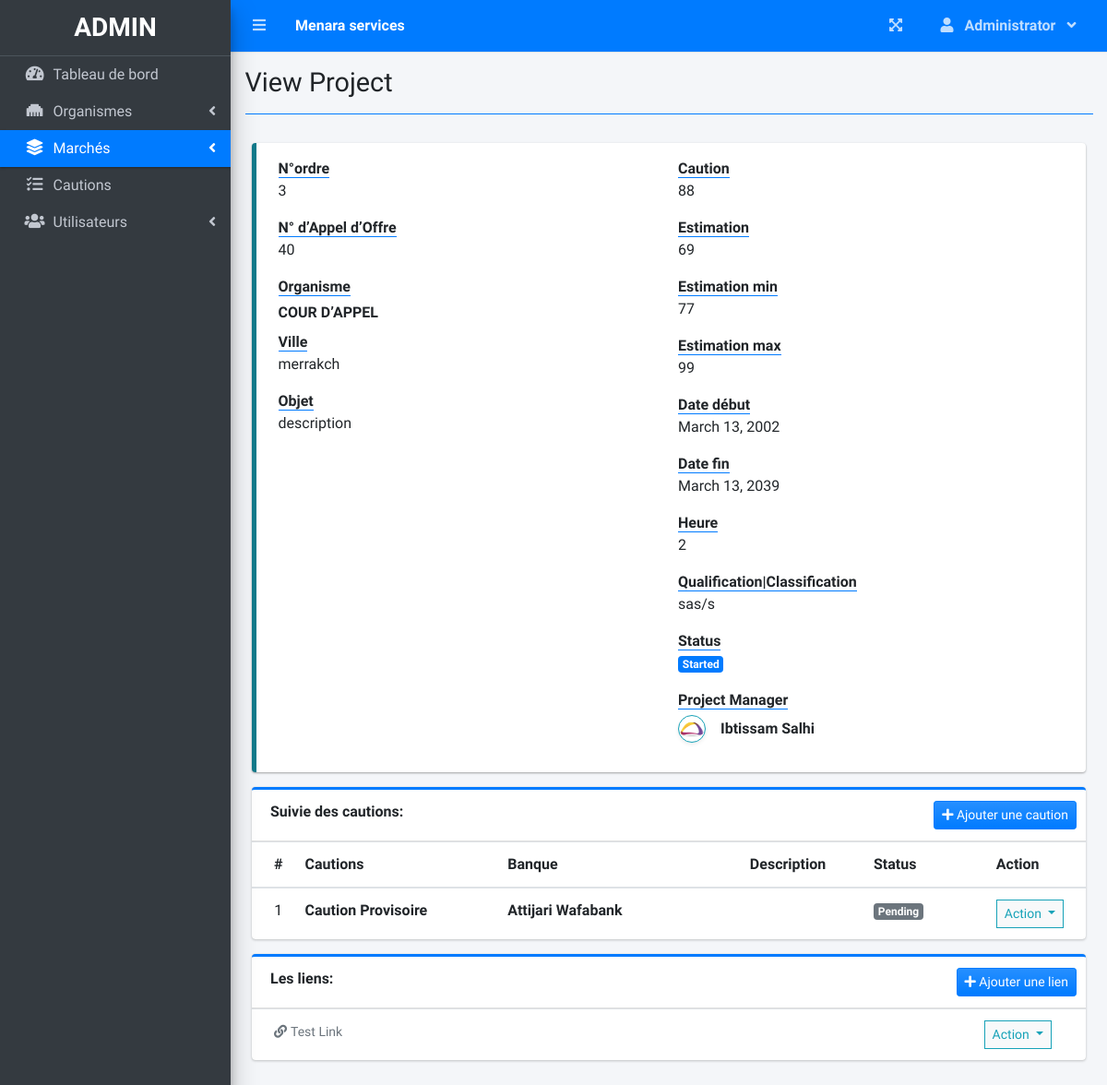
The page /index.php?page=view_project&id=13 (signed in) on the database as committed earlier.
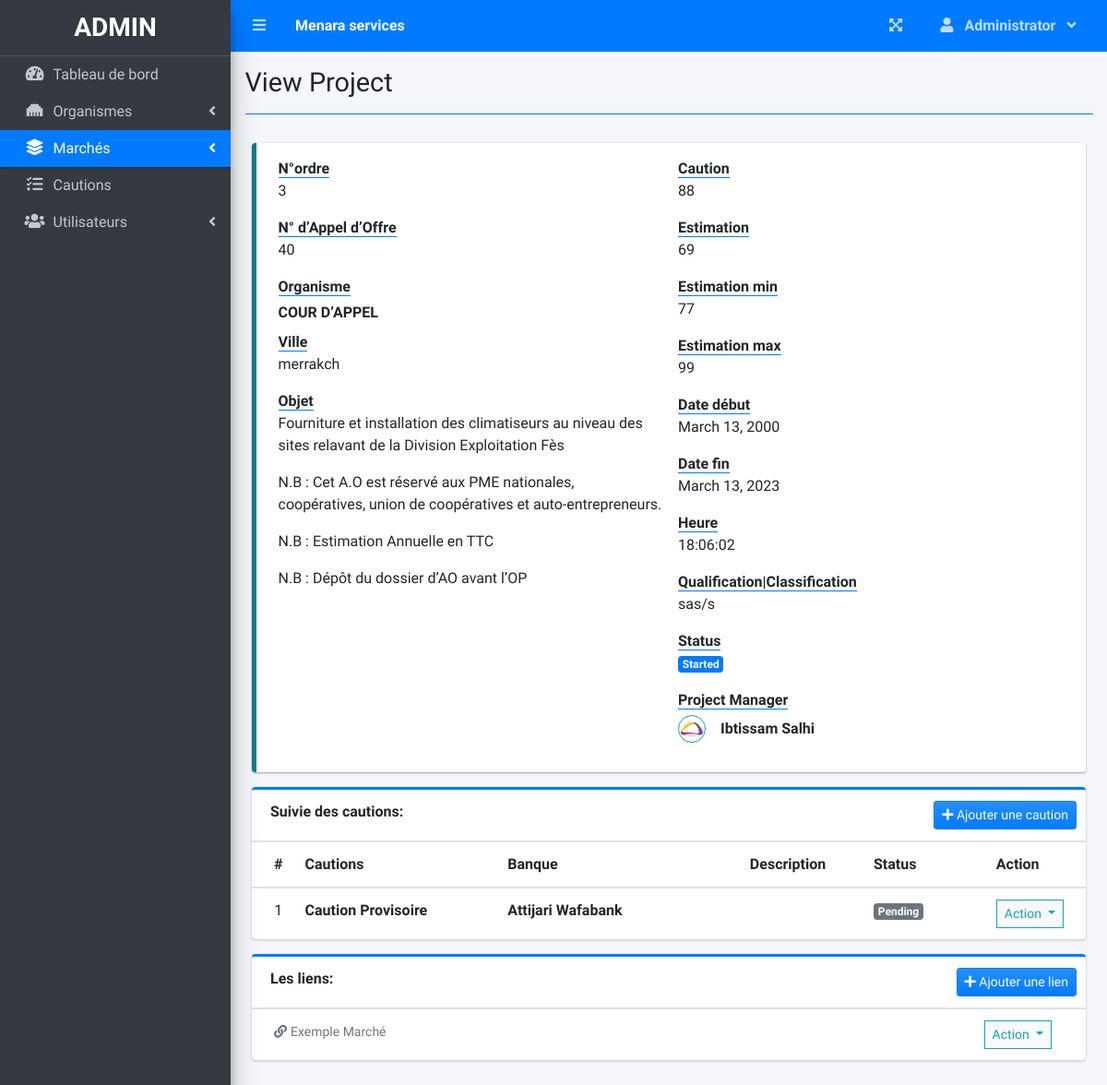
The same page on the database as committed later.
### tables this page shows
CREATE TABLE `task_list` (
  `id` int(30) NOT NULL,
  `project_id` int(30) NOT NULL,
  `task` varchar(200) NOT NULL,
  `description` text NOT NULL,
  `status` tinyint(4) NOT NULL,
  `date_created` datetime NOT NULL DEFAULT current_timestamp(),
  `bq_name` varchar(30) NOT NULL,
  `agence` varchar(30) NOT NULL,
  `mntn` float NOT NULL
);

CREATE TABLE `docs` (
  `id` int(11) NOT NULL,
  `project_id` int(11) NOT NULL,
  `nom` varchar(50) NOT NULL,
  `link` varchar(255) NOT NULL
);

### view_project.php (the view, shortened to what the changed rows need)
<?php
include 'db_connect.php';
$stat = array("Pending","Started","On-Progress","On-Hold","Over Due","Done");
$qry = $conn->query("SELECT * FROM project_list where id = ".$_GET['id'])->fetch_array();
$cprog = $conn->query("SELECT * FROM task_list where project_id = {$id} and status = 3")->num_rows;
$prod = $conn->query("SELECT * FROM user_productivity where project_id = {$id}")->num_rows;
if($status == 0 && strtotime(date('d/m/Y')) >= strtotime($start_date)):
if($prod  > 0  || $cprog > 0)
  $status = 2;
else
  $status = 1;
elseif($status == 0 && strtotime(date('d/m/Y')) > strtotime($end_date)):
$status = 4;
endif;
$manager = $conn->query("SELECT *,concat(firstname,' ',lastname) as name FROM users where id = $manager_id");
$manager = $manager->num_rows > 0 ? $manager->fetch_array() : array();
$org = $conn->query("SELECT *,name FROM org where id = $org_id");
$org = $org->num_rows > 0 ? $org->fetch_array() : array();
?>
<div class="col-lg-12">
	<div class="row">
		<div class="col-md-12">
			<div class="callout callout-info">
				<div class="col-md-12">
					<div class="row">
						<div class="col-sm-6">
							<dl>
								<dt><b class="border-bottom border-primary">N°ordre</b></dt>
								<dd><?php echo $num_ordr ?></dd>
							</dl>
							<dl>
								<dt><b class="border-bottom border-primary">N° d’Appel d’Offre</b></dt>
								<dd><?php echo $num_offr ?></dd>
							</dl>
							<dl>
								<dt><b class="border-bottom border-primary">Organisme</b></dt>
								<dd>
									<?php if(isset($org['id'])) : ?>
									<div class="d-flex align-items-center mt-1">
										<b><?php echo ucwords(html_entity_decode($org['name'])) ?></b>
									</div>
									<?php else: ?>
										<small><i>Organism Deleted from Database</i></small>
									<?php endif; ?>
								</dd>
								<dl>
								<dt><b class="border-bottom border-primary">Ville</b></dt>
								<dd><?php echo $ville ?></dd>
								</dl>
								<dt><b class="border-bottom border-primary">Objet</b></dt>
								<dd><?php echo html_entity_decode($description) ?></dd>
							</dl>
						</div>
						<div class="col-md-6">
							<dl>
								<dt><b class="border-bottom border-primary">Caution</b></dt>
								<dd><?php echo $ctn ?></dd>
							</dl>
							<dl>
								<dt><b class="border-bottom border-primary">Estimation</b></dt>
								<dd><?php echo $est ?></dd>
							</dl>
							<dl>
								<dt><b class="border-bottom border-primary">Estimation min</b></dt>
								<dd><?php echo $est_min ?></dd>
							</dl>
							<dl>
								<dt><b class="border-bottom border-primary">Estimation max</b></dt>
								<dd><?php echo $est_max ?></dd>
							</dl>
							<dl>
								<dt><b class="border-bottom border-primary">Date début</b></dt>
								<dd><?php echo date("F d, Y",strtotime($start_date)) ?></dd>
							</dl>
							<dl>
								<dt><b class="border-bottom border-primary">Date fin</b></dt>
								<dd><?php echo date("F d, Y",strtotime($end_date)) ?></dd>
							</dl>
							<dl>
								<dt><b class="border-bottom border-primary">Heure</b></dt>
								<dd><?php echo $hr ?></dd>
							</dl>
							<dl>
								<dt><b class="border-bottom border-primary">Qualification|Classification</b></dt>
								<dd><?php echo $qc ?></dd>
							</dl>
							<dl>
								<dt><b class="border-bottom border-primary">Status</b></dt>
								<dd>
									<?php
									  if($stat[$status] =='Pending'){
									  	echo "<span class='badge badge-secondary'>{$stat[$status]}</span>";
									  }elseif($stat[$status] =='Started'){
									  	echo "<span class='badge badge-primary'>{$stat[$status]}</span>";
									  }elseif($stat[$status] =='On-Progress'){
									  	echo "<span class='badge badge-info'>{$stat[$status]}</span>";
									  }elseif($stat[$status] =='On-Hold'){
									  	echo "<span class='badge badge-warning'>{$stat[$status]}</span>";
									  }elseif($stat[$status] =='Over Due'){
									  	echo "<span class='badge badge-danger'>{$stat[$status]}</span>";
									  }elseif($stat[$status] =='Done'){
									  	echo "<span class='badge badge-success'>{$stat[$status]}</span>";
									  }
									?>
								</dd>
							</dl>
							<dl>
								<dt><b class="border-bottom border-primary">Project Manager</b></dt>
								<dd>
									<?php if(isset($manager['id'])) : ?>
									<div class="d-flex align-items-center mt-1">
										<img class="img-circle img-thumbnail p-0 shadow-sm border-info img-sm mr-3" src="assets/uploads/<?php echo $manager['avatar'] ?>" alt="Avatar">
										<b><?php echo ucwords($manager['name']) ?></b>
									</div>
									<?php else: ?>
										<small><i>Manager Deleted from Database</i></small>
									<?php endif; ?>
								</dd>
							</dl>
						</div>
					</div>
				</div>
			</div>
		</div>
	</div>
	<div class="row">
		<div class="col-md-12">
			<div class="card card-outline card-primary">
				<div class="card-header">
					<span><b>Suivie des cautions:</b></span>
					<?php if($_SESSION['login_type'] != 3): ?>
					<div class="card-tools">
						<button class="btn btn-primary bg-gradient-primary btn-sm" type="button" id="new_task"><i class="fa fa-plus"></i> Ajouter une caution</button>
					</div>
				<?php endif; ?>
				</div>
				<div class="card-body p-0">
					<div class="table-responsive">
					<table class="table table-condensed m-0 table-hover">
						<colgroup>
							<col width="5%">
							<col width="25%">
							<col width="30%">
							<col width="15%">
							<col width="15%">
						</colgroup>
						<thead>
							<th>#</th>
							<th>Cautions</th>
							<th>Banque</th>
							<th>Description</th>
							<th>Status</th>
							<th>Action</th>
						</thead>
						<tbody>
							<?php
							$i = 1;
							$tasks = $conn->query("SELECT * FROM task_list where project_id = {$id} order by task asc");
							while($row=$tasks->fetch_assoc()):
								$trans = get_html_translation_table(HTML_ENTITIES,ENT_QUOTES);
								unset($trans["\""], $trans["<"], $trans[">"], $trans["<h2"]);
								$desc = strtr(html_entity_decode($row['description']),$trans);
								$desc=str_replace(array("<li>","</li>"), array("",", "), $desc);
							?>
								<tr>
			                        <td class="text-center"><?php echo $i++ ?></td>
			                        <td class=""><b><?php echo ucwords($row['task']) ?></b></td>
									<td class=""><b><?php echo ucwords($row['bq_name']) ?></b></td>
			                        <td class=""><p class="truncate"><?php echo strip_tags($desc) ?></p></td>
			                        <td>
			                        	<?php
			                        	if($row['status'] == 1){
									  		echo "<span class='badge badge-secondary'>Pending</span>";
			                        	}elseif($row['status'] == 2){
									  		echo "<span class='badge badge-primary'>On-Progress</span>";
			                        	}elseif($row['status'] == 3){
									  		echo "<span class='badge badge-success'>Done</span>";
			                        	}
			                        	?>
			                        </td>
			                        <td class="text-center">
										<button type="button" class="btn btn-default btn-sm btn-flat border-info wave-effect text-info dropdown-toggle" data-toggle="dropdown" aria-expanded="true">
					                      Action
					                    </button>
									</td>
		                    	</tr>
							<?php
							endwhile;
							?>
						</tbody>
					</table>
					</div>
				</div>
			</div>
		</div>
	</div>
	<div class="row">
		<div class="col-md-12">
			<div class="card card-outline card-primary">
				<div class="card-header">
					<span><b>Les liens:</b></span>
					<?php if($_SESSION['login_type'] != 3): ?>
					<div class="card-tools">
						<button class="btn btn-primary bg-gradient-primary btn-sm" type="button" id="new_link"><i class="fa fa-plus"></i> Ajouter une lien</button>
					</div>
				<?php endif; ?>
				</div>
				<div class="card-body p-0">
					<div class="table-responsive">
					<table class="table table-condensed m-0">
						<colgroup>
							<col width="85%">
							<col width="15%">
						</colgroup>
						<tbody>
							<?php
							$links = $conn->query("SELECT * FROM docs where project_id = {$id} order by nom asc");
							while($row=$links->fetch_assoc()):
							?>
								<tr>
								<td><a href="<?php echo ucwords($row['link'])?>" target="_blank" class="link-black text-sm"><i class="fas fa-link mr-1"></i><?php echo ucwords($row['nom'])?></a></td>
			                        <td class="text-center">
										<button type="button" class="btn btn-default btn-sm btn-flat border-info wave-effect text-info dropdown-toggle" data-toggle="dropdown" aria-expanded="true">
					                      Action
					                    </button>
									</td>
		                    	</tr>
							<?php
							endwhile;
							?>
						</tbody>
					</table>
					</div>
				</div>
			</div>
		</div>
	</div>

Rows that differ between the two databases and show on the page:
removed docs: nom "Test Link"
added docs: nom "Exemple Marché"
Other text that changed with them:
html_entity_decode($description): "description" → "Fourniture et installation des climatiseurs au niveau des sites relavant de la Division Exploitation Fès N.B : Cet A.O est réservé aux PME nationales, coopératives, union de coopératives et auto-entrepreneurs. N.B : Estimation Annuelle en TTC N.B : Dépôt du dossier d’AO avant l’OP"
date("F d, Y",strtotime($start_date)): "March 13, 2002" → "March 13, 2000"
date("F d, Y",strtotime($end_date)): "March 13, 2039" → "March 13, 2023"
$hr: "2" → "18:06:02"
